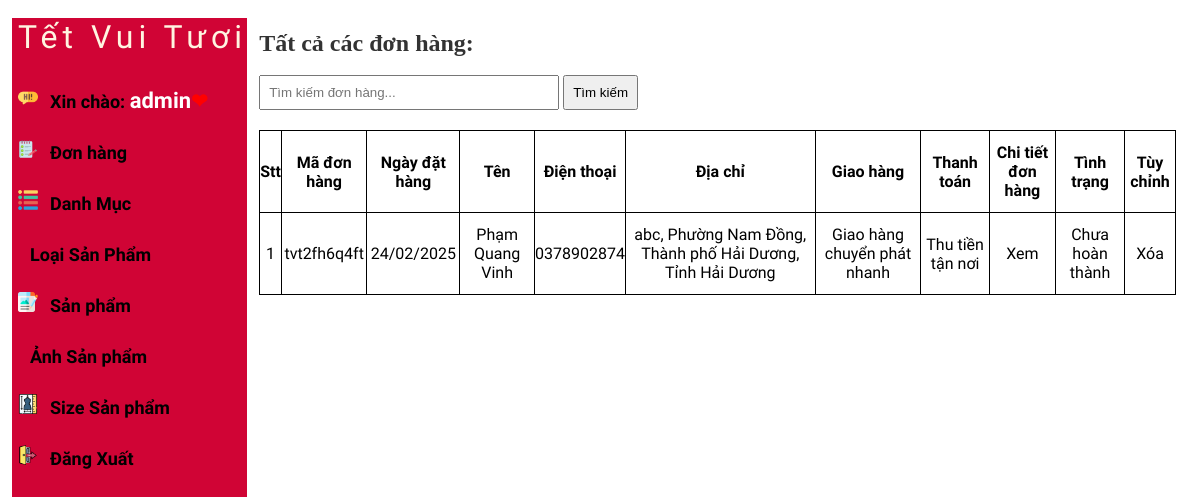
The page /admin/orderlistall.php (signed in) on the database its author committed.
### tables this page shows
CREATE TABLE IF NOT EXISTS `tbl_order` (
  `order_id` int NOT NULL AUTO_INCREMENT,
  `session_idA` varchar(255) NOT NULL,
  `loaikhach` varchar(255) NOT NULL,
  `customer_name` varchar(255) NOT NULL,
  `customer_phone` varchar(255) NOT NULL,
  `customer_tinh` varchar(255) NOT NULL,
  `customer_huyen` varchar(255) NOT NULL,
  `customer_xa` varchar(255) NOT NULL,
  `customer_diachi` varchar(255) NOT NULL,
  PRIMARY KEY (`order_id`)
);

CREATE TABLE IF NOT EXISTS `tbl_payment` (
  `payment_id` int NOT NULL AUTO_INCREMENT,
  `session_idA` varchar(255) NOT NULL,
  `giaohang` varchar(255) NOT NULL,
  `thanhtoan` varchar(255) NOT NULL,
  `order_date` varchar(255) NOT NULL,
  `statusA` int NOT NULL,
  PRIMARY KEY (`payment_id`)
);

### admin/lib/database.php (called while the page is built, shortened)
<?php
Class Database{
   public $host   = DB_HOST;
   public $user   = DB_USER;
   public $pass   = DB_PASS;
   public $dbname = DB_NAME;
   public $link;
private function connectDB(){
   $this->link = new mysqli($this->host, $this->user, $this->pass,
    $this->dbname);
 }
public function select($query){
  mysqli_set_charset($this->link,'UTF8');
  $result = $this->link->query($query) or
   die($this->link->error.__LINE__);
  if($result->num_rows > 0){
    return $result;
  } else {
    return false;
  }
 }
}

### admin/class/product_class.php (called while the page is built, shortened)
<?php
 class product
 {
    private $db;
    public function __construct()
    {
        $this ->db = new Database();
    }
public function show_orderAll(){
    $query = "SELECT DISTINCT tbl_order.*, tbl_payment.*, tbl_diachi.*
    FROM tbl_order
    INNER JOIN tbl_payment ON tbl_order.session_idA = tbl_payment.session_idA
    INNER JOIN tbl_diachi ON tbl_order.customer_xa = tbl_diachi.ma_px
    ORDER BY tbl_payment.payment_id DESC";
    $result = $this->db->select($query);
    return $result;
}
    }
?>

### admin/orderlistall.php (the view, shortened to what this page needs)
<?php
include "header.php";
include "leftside.php";
?>
<?php
$product = new product();
if(isset($_GET['keyword']) && !empty($_GET['keyword'])){
    $keyword = $_GET['keyword'];
    $show_orderAll = $product->search_orderAll($keyword);
} else {
    $show_orderAll = $product->show_orderAll();
}
?>
<div class="admin-content-right">
    <div class="table-content">
        <h1 style="color:#333">Tất cả các đơn hàng:</h1>
        <br>
        <form action="" method="GET" style="margin-bottom:20px;">
            <input type="text" name="keyword" placeholder="Tìm kiếm đơn hàng..."
                   value="<?php echo isset($_GET['keyword']) ? $_GET['keyword'] : ''; ?>"
                   style="padding:8px; width:300px;">
            <input type="submit" value="Tìm kiếm" style="padding:8px;">
        </form>
        <table>
            <tr>
                <th>Stt</th>
                <th>Mã đơn hàng</th>
                <th>Ngày đặt hàng</th>
                <th>Tên</th>
                <th>Điện thoại</th>
                <th>Địa chỉ</th>
                <th>Giao hàng</th>
                <th>Thanh toán</th>
                <th>Chi tiết đơn hàng</th>
                <th>Tình trạng</th>
                <th>Tùy chỉnh</th>
            </tr>
            <?php
            if($show_orderAll){
                $i=0;
                while($result = $show_orderAll->fetch_assoc()){
                    $i++;
            ?>
            <tr>
                <td><?php echo $i ?></td>
                <td> tvt<?php $ma = substr($result['session_idA'],0,8); echo $ma ?></td>
                <td><?php echo $result['order_date']?></td>
                <td><?php echo $result['customer_name']?></td>
                <td><?php echo $result['customer_phone'] ?></td>
                <td>
                    <?php echo $result['customer_diachi'] ?>,
                    <?php echo $result['phuong_xa'] ?>,
                    <?php echo $result['quan_huyen'] ?>,
                    <?php echo $result['tinh_tp'] ?>
                </td>
                <td><?php echo $result['giaohang'] ?></td>
                <td><?php echo $result['thanhtoan'] ?></td>
                <td><a href="orderdetail.php?order_ma=<?php echo $result['session_idA'] ?>">Xem</a></td>
                <td>
                    <?php if($result['statusA']==1){ echo "Đã hoàn thành"; } else { echo "Chưa hoàn thành"; } ?>
                </td>
                <td>
                    <a href="orderdelete.php?session_idA=<?php echo $result['session_idA'] ?>"
                       onclick="return confirm('Đơn hàng sẽ bị xóa vĩnh viễn, bạn có chắc muốn tiếp tục không?');">
                       Xóa
                    </a>
                </td>
            </tr>
            <?php
                }
            }
            ?>
        </table>
    </div>
</div>
</section>
</body>
</html>

### admin/css/style.css (style rules this page uses)
:root { --maincolor: #FFF5E1; --subcolor: #FFF5E1; }
* { padding: 0; margin: 0; box-sizing: border-box; }
a { text-decoration: none; color: black; }
.admin-content-right { width: 80%; background-color: white; padding: 12px 12px; height: 100vh; overflow-y: scroll; }
.table-content table { width: 100%; }
.table-content table,th,td { text-align: center; border: 1px solid black; border-collapse: collapse; padding: 12px 0; font-family: 'Bona Nova', serif; }

### rows shown on the page
tbl_order: tbl_payment.session_idA "2fh6q4ft", tbl_payment.order_date "24/02/2025", customer_name "Phạm Quang Vinh", customer_phone "0378902874", customer_diachi "abc", phuong_xa "Phường Nam Đồng", quan_huyen "Thành phố Hải Dương", tinh_tp "Tỉnh Hải Dương", tbl_payment.giaohang "Giao hàng chuyển phát nhanh", tbl_payment.thanhtoan "Thu tiền tận nơi"

### other values the page prints
Session::get('admin_name') "admin"
